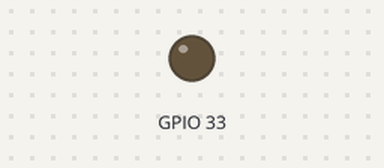
The sketch below on a simulated ESP32. Shown: output pins drawn as LEDs (lit = HIGH). Storage starts empty; EEPROM starts erased; the camera gives no picture; what the sketch prints to the serial monitor is not drawn. At 0.9 s the program puts the board to deep sleep or switches it off; the recording ends there.

Above: at 0.0 s.
Timing chart, 0 to 0.9 s (numbered marks = the images above):
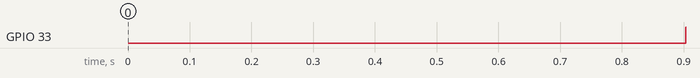

Measured:
- by itself, GPIO 33: LOW → HIGH at 0.90 s

The sketch:

timelaps101_deepSleep.ino
```cpp
#include "esp_camera.h"
#include "soc/soc.h"
#include "soc/rtc_cntl_reg.h"
#include "SD.h"

#include "FS.h"

//SD Card Pins
#define sd_sck  14
#define sd_mosi 15
#define sd_ss   13
#define sd_miso  2

// read and write from flash memory
#include <EEPROM.h>

// define the number of bytes you want to access
#define EEPROM_SIZE 1

#define PWDN_GPIO_NUM     32
#define RESET_GPIO_NUM    -1
#define XCLK_GPIO_NUM      0
#define SIOD_GPIO_NUM     26
#define SIOC_GPIO_NUM     27

#define Y9_GPIO_NUM       35
#define Y8_GPIO_NUM       34
#define Y7_GPIO_NUM       39
#define Y6_GPIO_NUM       36
#define Y5_GPIO_NUM       21
#define Y4_GPIO_NUM       19
#define Y3_GPIO_NUM       18
#define Y2_GPIO_NUM        5
#define VSYNC_GPIO_NUM    25
#define HREF_GPIO_NUM     23
#define PCLK_GPIO_NUM     22

RTC_DATA_ATTR int myF_No = 0;
RTC_DATA_ATTR int myS_No = 0;

char myFileName_str1[4];
char myFileName_str2[4];

void setup()
{
  WRITE_PERI_REG(RTC_CNTL_BROWN_OUT_REG, 0);

  Serial.begin(115200);
  delay(10);

  camera_config_t config;
  config.ledc_channel = LEDC_CHANNEL_0;
  config.ledc_timer = LEDC_TIMER_0;
  config.pin_d0 = Y2_GPIO_NUM;
  config.pin_d1 = Y3_GPIO_NUM;
  config.pin_d2 = Y4_GPIO_NUM;
  config.pin_d3 = Y5_GPIO_NUM;
  config.pin_d4 = Y6_GPIO_NUM;
  config.pin_d5 = Y7_GPIO_NUM;
  config.pin_d6 = Y8_GPIO_NUM;
  config.pin_d7 = Y9_GPIO_NUM;
  config.pin_xclk = XCLK_GPIO_NUM;
  config.pin_pclk = PCLK_GPIO_NUM;
  config.pin_vsync = VSYNC_GPIO_NUM;
  config.pin_href = HREF_GPIO_NUM;
  config.pin_sscb_sda = SIOD_GPIO_NUM;
  config.pin_sscb_scl = SIOC_GPIO_NUM;
  config.pin_pwdn = PWDN_GPIO_NUM;
  config.pin_reset = RESET_GPIO_NUM;
  config.xclk_freq_hz = 20000000;
  config.pixel_format = PIXFORMAT_JPEG;

  config.frame_size = FRAMESIZE_VGA;  // UXGA|SXGA|XGA|SVGA|VGA|CIF|QVGA|HQVGA|QQVGA
  config.jpeg_quality = 10;
  config.fb_count = 2;

  esp_err_t err = esp_camera_init(&config);
  if (err != ESP_OK) {
    Serial.printf("Camera init failed with error 0x%x", err);
    delay(1000);
    ESP.restart();
      }


// LED Pin Mode
    pinMode(33, OUTPUT);

      digitalWrite(33,LOW);
      delay (500);

  camera_fb_t * fb = NULL;

  // Take Picture with Camera
    Serial.println(" ");
    Serial.println("Take Picture ");
    fb = esp_camera_fb_get();

  // Path where new picture will be saved in SD Card
    Serial.println("Save SD Card");

  // Get File Name

  if (myS_No == 0 || myS_No == 999){

     // initialize EEPROM with predefined size

      EEPROM.begin(EEPROM_SIZE);
      myF_No = EEPROM.read(0) + 1;
      EEPROM.write(0, myF_No);
      EEPROM.commit();

      myS_No = 1;

    }else{

     myS_No = myS_No + 1;

    }

    sprintf(myFileName_str1, "%03d",myF_No);
    sprintf(myFileName_str2, "%03d",myS_No);

    String path = "/p" + String(myFileName_str1)+"_"+ String(myFileName_str2) +".jpg";
    Serial.printf("Picture file name: %s\n", path.c_str());

    fs::FS &fs = SD;

    SPI.begin(sd_sck, sd_miso, sd_mosi, sd_ss);
    SD.begin(sd_ss);

    File file = fs.open(path.c_str(), FILE_WRITE);
    file.write(fb->buf, fb->len);

    file.close();

    esp_camera_fb_return(fb);

    Serial.println("complete");

      digitalWrite(33,HIGH);

 // 1000000u秒　→　1秒
  esp_sleep_enable_timer_wakeup(30 *1000000);

      Serial.println("Deep Sleep Start.");
      Serial.println(" ");

  esp_deep_sleep_start();


}

void loop() {
}
```
